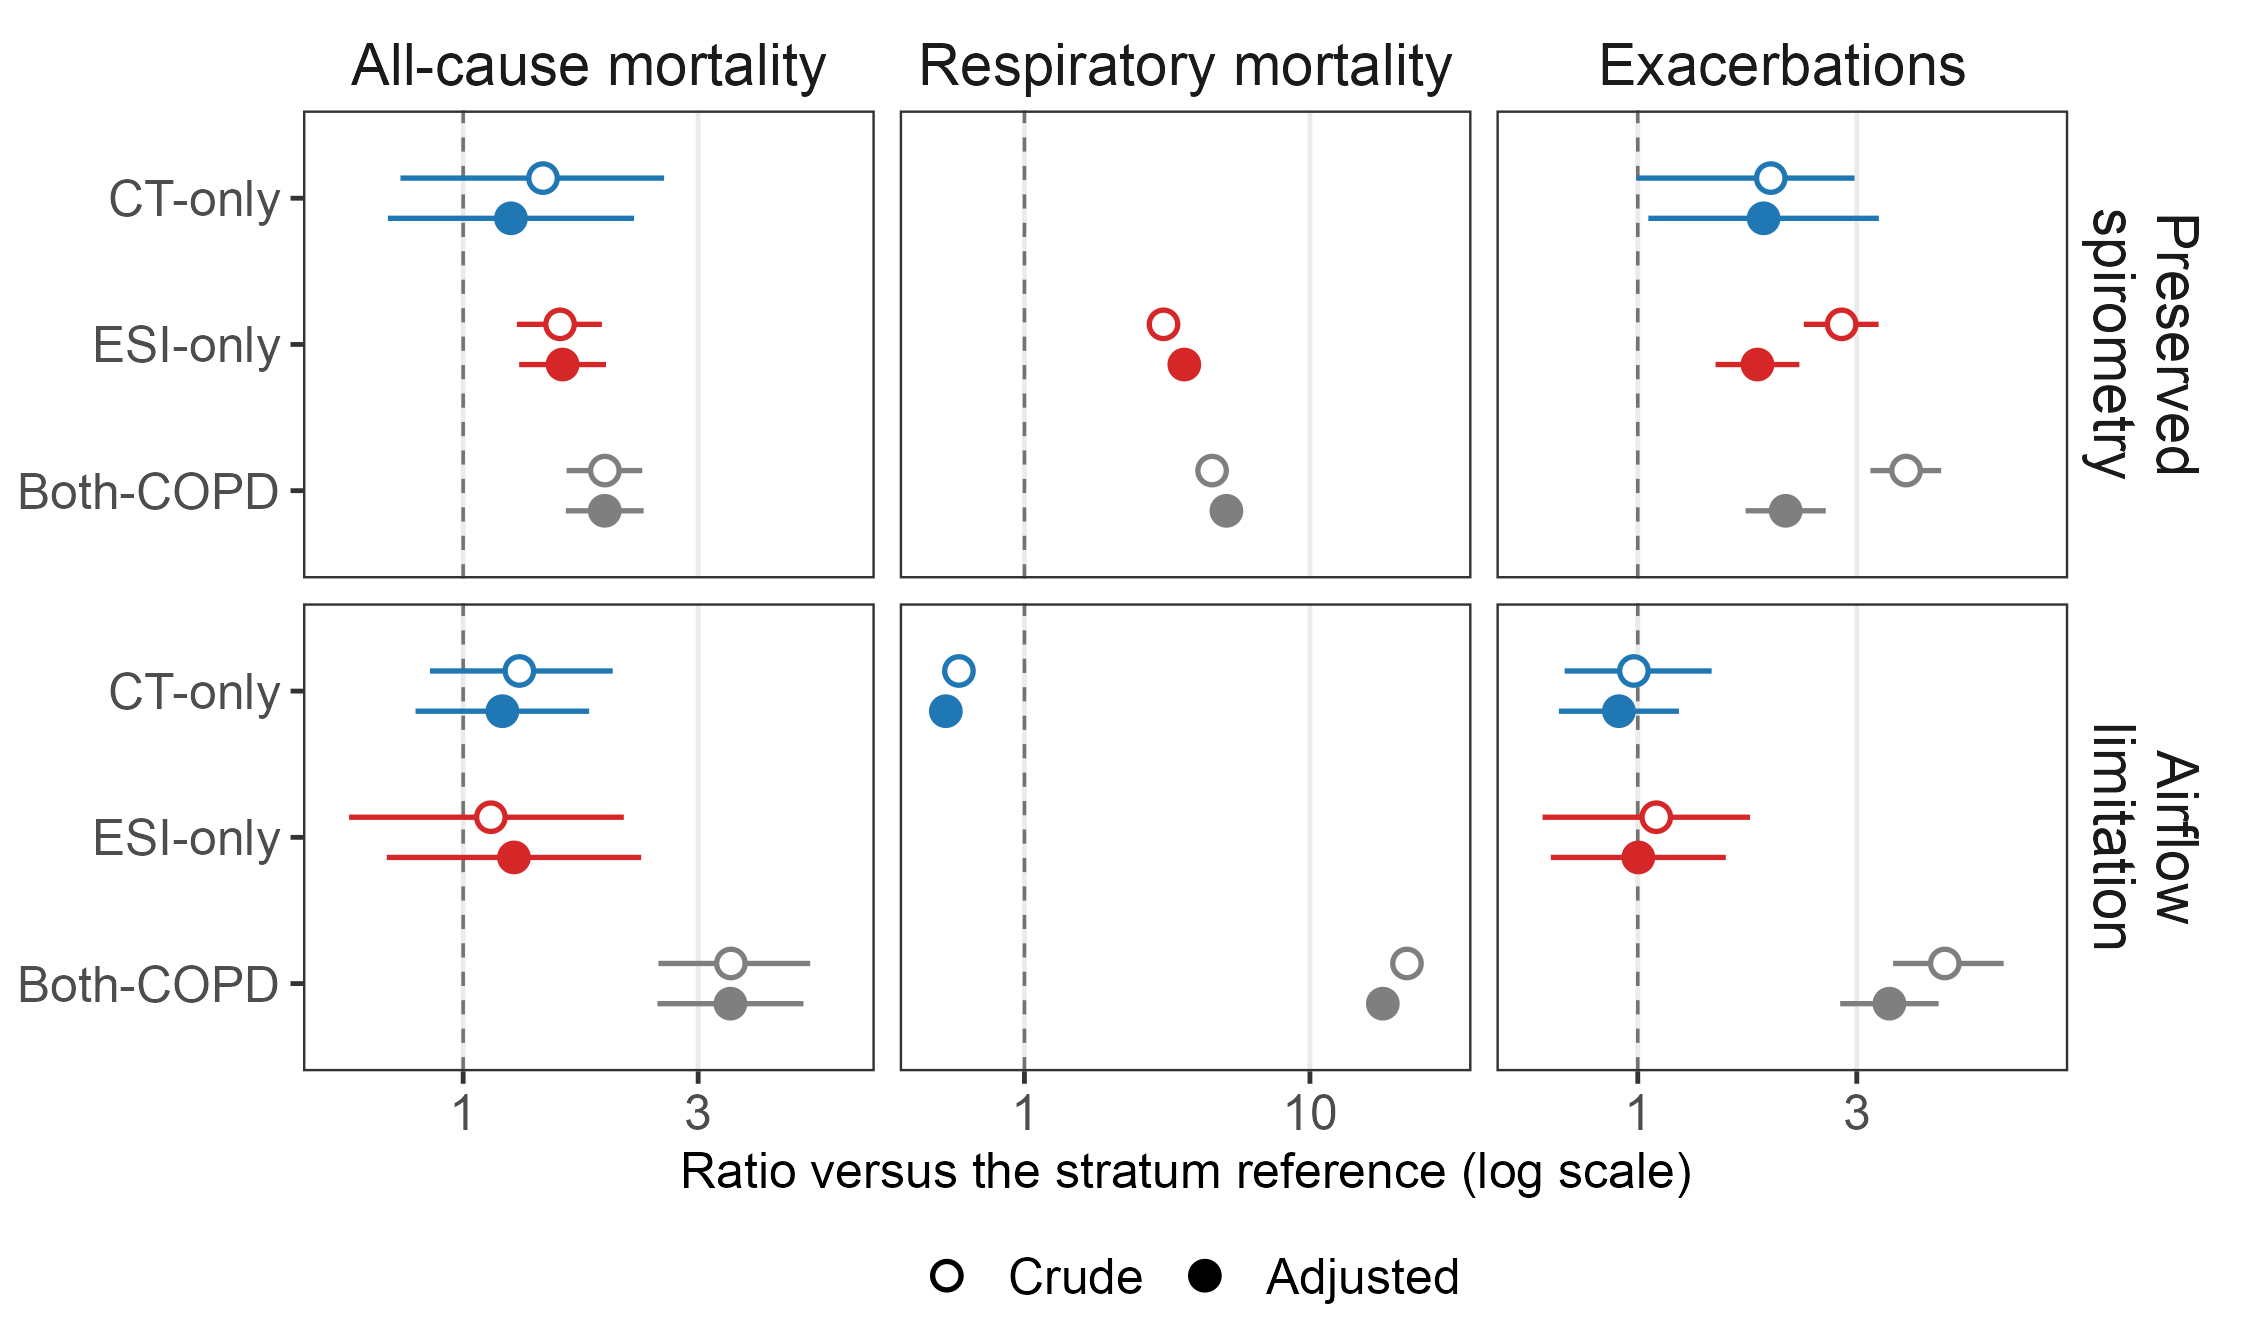

The script that saved this image:
#!/usr/bin/env Rscript
# Figure 6: risk in the groups on which MD-COPD and the ESI classification agree
# or disagree, within each stratum of airflow limitation.
#
# Rows are strata and columns outcomes. Each panel shows the three groups either
# classification calls COPD, against that stratum's own reference: participants
# both classify as noCOPD with preserved spirometry, and as AFL-only with airflow
# limitation. Crude open and adjusted filled, as in Figures 2 to 4. Group colors
# follow the v15 discordance figure: CT-only blue, Both gray, ESI-only red.
#
# The two rows have different references, so estimates compare within a row and
# not between rows. The x axis is free per outcome and shared down a column.
suppressPackageStartupMessages({ library(dplyr); library(ggplot2) })
.b <- grep("^--file=", commandArgs(trailingOnly = FALSE), value = TRUE)
HERE <- if (length(.b)) dirname(normalizePath(sub("^--file=", "", .b[1]))) else "ctfree/figures"
source(file.path(dirname(dirname(HERE)), "figures", "style.R"))
source(file.path(dirname(dirname(HERE)), "figures", "validate_layout.R"))
ASSETS <- file.path(dirname(HERE), "assets")

cr <- read.csv(file.path(ASSETS, "discord_crude_strata.csv"), stringsAsFactors = FALSE)
ad <- read.csv(file.path(ASSETS, "discord_adjusted_strata.csv"), stringsAsFactors = FALSE)
stopifnot(nrow(cr) == 18, nrow(ad) == 6)
GRP  <- c("CT-only-COPD" = "CT-only", "ESI-only-COPD" = "ESI-only", "Both-COPD" = "Both-COPD")
GCOL <- c("CT-only" = "#1F77B4", "Both-COPD" = "#7F7F7F", "ESI-only" = "#D62728")
OUTC <- c(all = "All-cause mortality", resp = "Respiratory mortality", exac = "Exacerbations")
STR  <- c("Preserved spirometry" = "Preserved\nspirometry",
          "Airflow limitation"   = "Airflow\nlimitation")

adj <- bind_rows(
  transmute(ad, stratum, group, outcome = "all",  est = all_HR,   lo = all_LCI,  hi = all_UCI),
  transmute(ad, stratum, group, outcome = "resp", est = resp_HR,  lo = resp_LCI, hi = resp_UCI),
  transmute(ad, stratum, group, outcome = "exac", est = exac_IRR, lo = exac_LCI, hi = exac_UCI)) %>%
  left_join(select(cr, stratum, group, outcome, events), by = c("stratum", "group", "outcome"))
d <- bind_rows(
  transmute(cr, stratum, group, outcome, est = rr, lo, hi, events, type = "Crude"),
  mutate(adj, type = "Adjusted"))
stopifnot(!anyNA(d$events), nrow(d) == 36)
# Below the event floor the point stands without an interval; with no events
# there is no estimate at all, and the group is left out of that panel.
MIN_EVENTS_FIG <- 10     # the analysis event floor (MIN_EVENTS in the Rmd)
# The floor applies to the reference too: a ratio against a reference with two
# deaths is as unstable as one for a group with two. Reference death counts come
# from the rate artifacts; exacerbation counts in every reference are in the hundreds.
rt <- rbind(cbind(stratum = "Preserved spirometry",
                  read.csv(file.path(ASSETS, "discord_rates.csv"))[, c("group", "deaths", "resp_deaths")]),
            cbind(stratum = "Airflow limitation",
                  read.csv(file.path(ASSETS, "discord_rates_afl.csv"))[, c("group", "deaths", "resp_deaths")]))
rt <- rt[rt$group %in% c("Both-noCOPD", "Both-AFL-only"), ]
stopifnot(nrow(rt) == 2)
ref_ev <- rbind(data.frame(stratum = rt$stratum, outcome = "all",  ref_events = rt$deaths),
                data.frame(stratum = rt$stratum, outcome = "resp", ref_events = rt$resp_deaths),
                data.frame(stratum = rt$stratum, outcome = "exac", ref_events = Inf))
d <- d %>% left_join(ref_ev, by = c("stratum", "outcome"))
stopifnot(!anyNA(d$ref_events))
low <- d$events < MIN_EVENTS_FIG | d$ref_events < MIN_EVENTS_FIG
d$lo[low] <- NA; d$hi[low] <- NA
d <- d %>%
  filter(events > 0, is.finite(est), est > 0)
d$grp     <- factor(GRP[d$group], levels = rev(c("CT-only", "ESI-only", "Both-COPD")))
d$outcome <- factor(OUTC[d$outcome], levels = OUTC)
d$stratum <- factor(d$stratum, levels = names(STR))
d$type    <- factor(d$type, levels = c("Crude", "Adjusted"))
stopifnot(!any(is.na(d$lo[d$events >= MIN_EVENTS_FIG & d$ref_events >= MIN_EVENTS_FIG])))
REF_RESP_AFL <- rt$resp_deaths[rt$stratum == "Airflow limitation"]

pd <- position_dodge(width = 0.55)
d$dodge <- factor(d$type, levels = c("Adjusted", "Crude"))   # crude on top
p <- ggplot(d, aes(x = est, y = grp, colour = grp, shape = type, group = dodge)) +
  geom_vline(xintercept = 1, linetype = 2, colour = "grey45", linewidth = 0.4) +
  geom_linerange(aes(xmin = lo, xmax = hi), linewidth = 0.6, position = pd, na.rm = TRUE) +
  geom_point(size = 2.6, position = pd, fill = "white", stroke = 0.9) +
  scale_shape_manual(values = c(Crude = 21, Adjusted = 19), name = NULL) +
  scale_colour_manual(values = GCOL, guide = "none") +
  scale_x_log10(breaks = scales::breaks_log(n = 4),
                labels = scales::label_number(drop0trailing = TRUE),
                expand = expansion(mult = c(0.10, 0.14))) +
  facet_grid(stratum ~ outcome, scales = "free_x",
             labeller = labeller(stratum = STR)) +
  labs(x = "Ratio versus the stratum reference (log scale)", y = NULL) +
  theme_esi() +
  theme(legend.position = "bottom", legend.margin = margin(t = -2, b = 0),
        panel.grid.minor = element_blank(), panel.grid.major.y = element_blank(),
        plot.margin = margin(4, 6, 2, 4))

out <- file.path(HERE, "figure6_discord_risk.png")
validate_layout(p, out)
ggsave(out, p, width = NATIVE_W, height = 4.4, dpi = 300, bg = "white")
writeLines(sprintf("content_width_in=%.2f", CONTENT_W), file.path(HERE, "figure6_discord_risk.meta"))

adj_note <- paste("Adjusted models carry age, sex, race, current smoking status, pack-years",
                  "and body mass index, with prior exacerbation frequency added for",
                  "exacerbations.")
writeLines(c(
  "**Figure 6. Risk in the groups on which MD-COPD and the ESI classification agree or disagree.**",
  "",
  paste("Crude (open circles) and adjusted (filled circles) ratios for the three groups either",
        "classification calls COPD, within each stratum of airflow limitation: against the",
        "participants both classify as noCOPD among those with preserved spirometry (top row),",
        "and against those both classify as AFL-only among those with airflow limitation",
        "(bottom row). The two rows have different references, so estimates are comparable",
        "within a row and not between rows. CT-only, COPD under MD-COPD only; ESI-only, COPD",
        "under the ESI classification only; Both-COPD, COPD under both. A point drawn without",
        "an interval had fewer than 10 events in that group or in its reference, so no interval",
        sprintf("was estimated; the airflow-limitation reference had %d respiratory deaths.", REF_RESP_AFL),
        "A group with no events is not shown.", adj_note,
        "AFL-only, airflow limitation without other criteria.")),
  file.path(HERE, "figure6_discord_risk_legend.md"))
cat("wrote", out, "\n")
